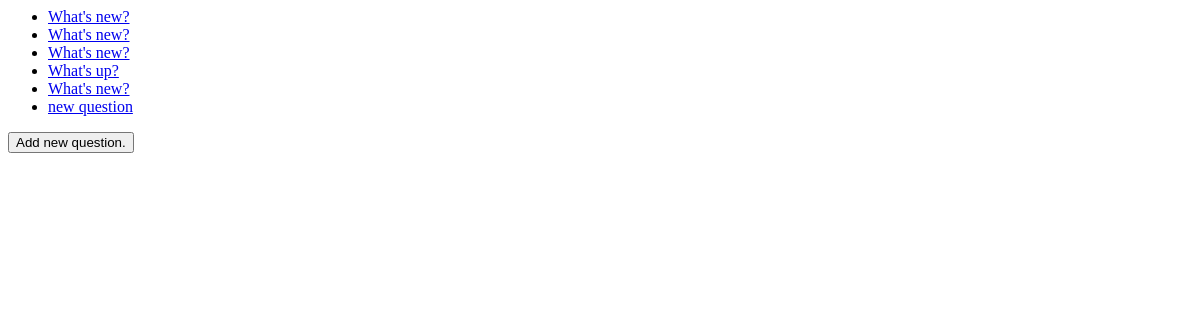
/polls/, run on an earlier commit of the app's database.
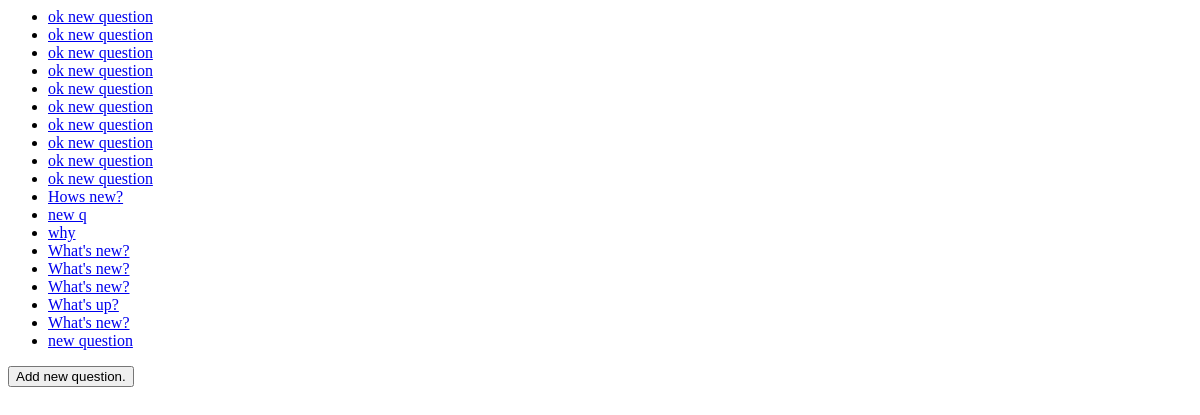
And on a later commit of the database.
### polls/models.py (models this page shows, shortened)
class Question(models.Model):
    question_text = models.CharField(max_length=200)
    pub_date = models.DateTimeField('date published')

### polls/views.py (the view)
class IndexView(generic.ListView):
    template_name = 'polls/index.html'
    context_object_name = 'latest_question_list'
    def get_queryset(self):
        return Question.objects.order_by('-pub_date')

### polls/templates/polls/index.html (shortened to what this page needs)
{% if latest_question_list %}
    <ul>
    {% for question in latest_question_list %}
        <li><a href="{% url 'polls:detail' question.id %}">{{ question.question_text }}</a></li>
    {% endfor %}
    </ul>
{% else %}
    <p>No polls are available.</p>
{% endif %}
<form action="add/" method="post">
<input type="submit" value="Add new question." />
</form>

What changed in the data, as far as the page shows it:
added Question: question_text "ok new question"
added Question: question_text "ok new question"
added Question: question_text "ok new question"
added Question: question_text "ok new question"
added Question: question_text "ok new question"
added Question: question_text "ok new question"
added Question: question_text "ok new question"
added Question: question_text "ok new question"
added Question: question_text "ok new question"
added Question: question_text "ok new question"
added Question: question_text "Hows new?"
added Question: question_text "new q"
added Question: question_text "why"
